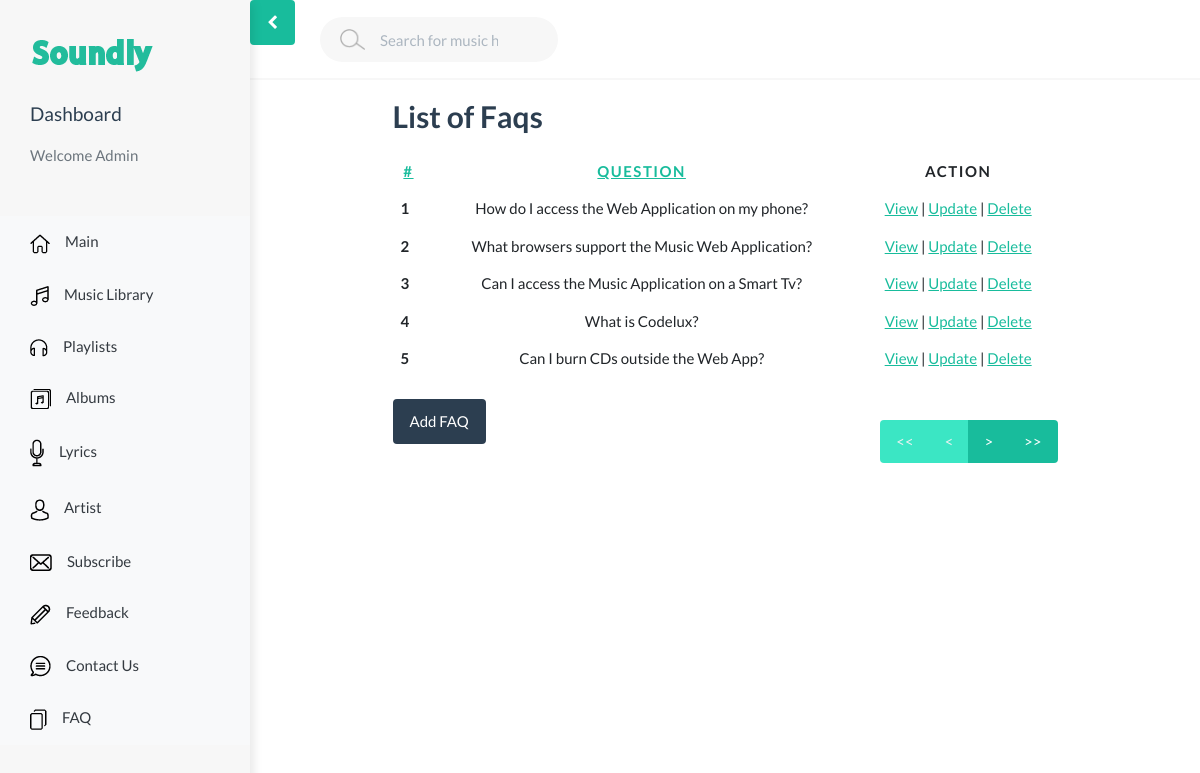
Page /adminViews/adminFaqlist.php on the committed database.
### tables this page shows
CREATE TABLE `faqs` (
  `id` int(11) NOT NULL,
  `question` varchar(255) NOT NULL,
  `answer` text NOT NULL
);

### Models/Faq.php (called while the page is built, shortened)
<?php
class Faq
{
    public function listAdminFaqs($db, $searchkey, $page,$dataPerPage, $order=null)
    {
        if($order == 'question'){
            $orderby = 'ORDER BY question';
        }else{
            $orderby = '';
        }
        if(!empty($searchkey)){
            $search = 'WHERE question LIKE :searchkey';
        }else{
            $search = '';
        }
        $offset = ($page-1) * $dataPerPage;
        $query = "SELECT * FROM faqs $search  $orderby LIMIT $offset, $dataPerPage";
        $sql = $db->prepare($query);
        $sql->bindParam(':searchkey', $searchkey);
        $sql->execute();
        $faqs = $sql->fetchAll(\PDO::FETCH_OBJ);
        return $faqs;
    }
    public function getcount($db){
        $query = "SELECT count(*) as count FROM faqs";
        $sql = $db->prepare($query);
        $sql->execute();
        $total_count = $sql->fetch(\PDO::FETCH_OBJ);
        return $total_count;
    }
}

### adminViews/adminFaqlist.php (the view, shortened to what this page needs)
<?php
    require_once '../Models/Faq.php';
    require_once 'adminView/header.php';
    $db=Database::getDb();
    $fq = new Faq();
    if(isset($_GET['page'])){
        $page = $_GET['page'];
    }else{
        $page = 1;
    }
    if(isset($_GET['orderBy'])){
        $order = $_GET['orderBy'];
    }else{
        $order = null;
    }
    if(isset($_POST['submitSearch'])){
        $searchkey = "%".$_POST['search']."%";
    }else{
        $searchkey = null;
    }
    $dataperPage = 5;
    $faqs =  $fq->listAdminFaqs($db, $searchkey,$page,$dataperPage,$order);
    $totalcount = $fq->getcount($db);
    $total_pages = $totalcount->count/$dataperPage;
?>
    <h1>List of Faqs</h1>
    <table class="table table-borderless table-hover text-center">
        <thead>
        <tr class="text-uppercase">
            <th class="text-center"><a href="?orderBy=">#</a></th>
            <th class="text-center"><a href="?orderBy=question">Question</a></th>
            <th class="text-center">Action</th>
        </tr>
        </thead>
        <tbody>
        <?php
        $i = (($page-1) * $dataperPage)+1;
        foreach ($faqs as $faq) {
            print '<tr>
                        <th scope="row">'.$i.'</th>
                        <td class="text-center">'.$faq->question.'</td>
                        <td>
                            <a href="adminFaqview.php?id='.$faq->id.'">View</a> |
                            <a href="adminFaqupdate.php?id='.$faq->id.'">Update</a> |
                            <a href="adminFaqdelete.php?id='.$faq->id.'">Delete</a>
                        </td>
                    </tr>';
            $i++;
        }
        ?>
        </tbody>
    </table>
    <ul class="pagination pull-right">
        <li class="<?php if($page <= 1){ echo 'disabled'; } ?>">
            <a href="?orderBy=<?=$order?>&page=1">&lt;&lt;</a>
        </li>
        <li class="<?php if($page <= 1){ echo 'disabled'; } ?>">
            <a href="<?php if($page <= 1){ echo '#'; } else { echo "?orderBy=".$order."&page=".($page - 1); } ?>">&lt;</a>
        </li>
        <li class="<?php if($page >= $total_pages){ echo 'disabled'; } ?>">
            <a href="<?php if($page >= $total_pages){ echo '#'; } else { echo "?orderBy=".$order."&page=".($page + 1); } ?>">&gt;</a>
        </li>
        <li class="<?php if($page >= $total_pages){ echo 'disabled'; } ?>">
            <a href="?orderBy=<?=$order;?>&page=<?php echo ceil($total_pages); ?>">&gt;&gt;</a>
        </li>
    </ul>
    <a class="btn btn-primary" href="adminFaqadd.php"> Add FAQ </a>

### css/style.css (style rules this page uses)
body { min-height: 100vh; overflow-x: hidden; }
h1, h2, h3, h4, h5, h6, p { margin: 2rem 0; }
h1 { font-size: 3rem; font-weight: bold; }
.text-uppercase { letter-spacing: 0.1em; }

### rows in the picture
faqs: question "How do I access the Web Application on my phone?"
faqs: question "What browsers support the Music Web Application?"
faqs: question "Can I access the Music Application on a Smart Tv?"
faqs: question "What is Codelux?"
faqs: question "Can I burn CDs outside the Web App?"
